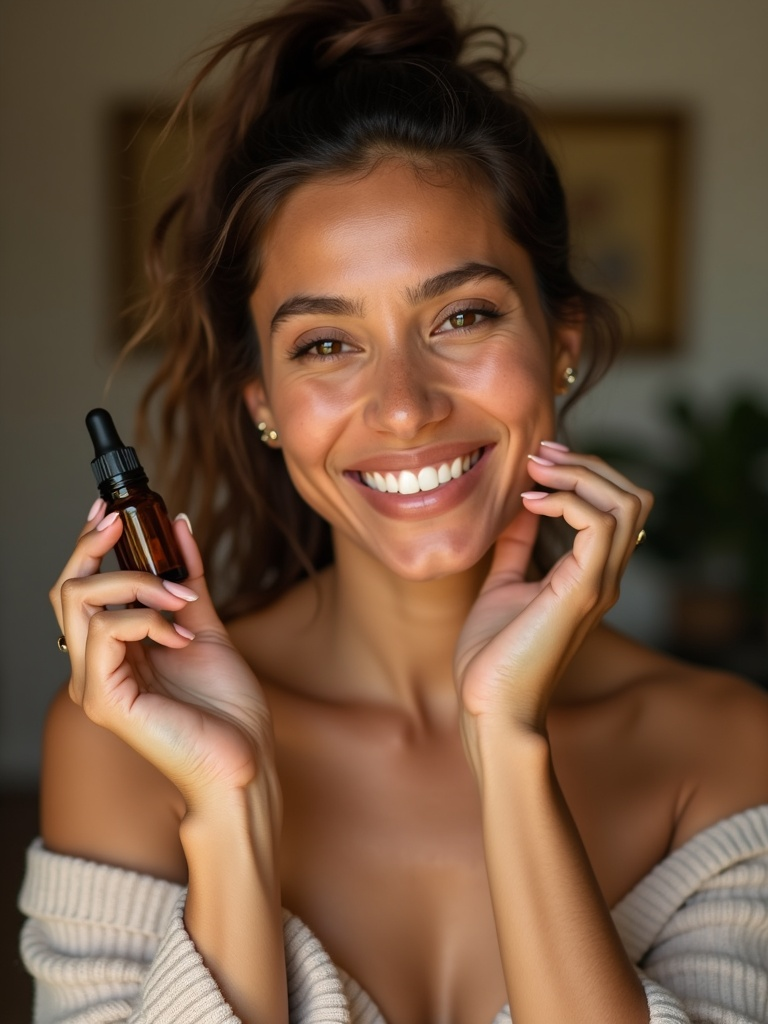
#> input picture generador-imagenes/imagenes-landing-maria/cta-mama-producto-original.jpg, 768 x 1024 px, found by its file name
$ python editar_cta_imagen.py
#> lines starting #> are read from the running program, lines starting #| are printed output that depends on the picture; after the words box and inside, x2 and y2 are one past the last pixel; in counts of white or black regions, pixels touching at a corner belong together
import fal_client, os, urllib.request
from PIL import Image, ImageEnhance, ImageDraw
import numpy as np

os.environ["FAL_KEY"] = "830b04f2-1060-4a2c-8311-13d46cc32163:33a681e53606eb98555d028631b88fb9"

PHOTO_PATH  = r"C:\Users\Usuario\Downloads\terminal nuevo claude code\generador-imagenes\imagenes-landing-maria\cta-mama-producto-original.jpg"
BOTTLE_PATH = r"C:\Users\Usuario\Downloads\serum editado 1.png"
OUT_PATH    = r"C:\Users\Usuario\Downloads\terminal nuevo claude code\generador-imagenes\imagenes-landing-maria\cta-mama-producto.jpg"
TEMP_PHOTO  = r"C:\Users\Usuario\Downloads\terminal nuevo claude code\generador-imagenes\cta_photo_temp.jpg"
MASK_PATH   = r"C:\Users\Usuario\Downloads\terminal nuevo claude code\generador-imagenes\cta_mask.png"
INPAINT_PATH= r"C:\Users\Usuario\Downloads\terminal nuevo claude code\generador-imagenes\cta_inpainted.jpg"
BOTTLE_CLEAN= r"C:\Users\Usuario\Downloads\terminal nuevo claude code\generador-imagenes\bottle_cta.png"

# ── 1. Cargar original con brillo mínimo ──
print("Cargando foto original...")
photo = Image.open(PHOTO_PATH).convert("RGB")
#> photo is the input picture: PIL image 768x1024 RGB; mean R, G, B 110.7, 82, 60.7
photo = ImageEnhance.Brightness(photo).enhance(1.08)
photo = ImageEnhance.Contrast(photo).enhance(1.02)
PW, PH = photo.size
#> PW = 768; PH = 1024
print(f"Foto: {PW}x{PH}")
#| Foto: 768x1024
photo.save(TEMP_PHOTO, "JPEG", quality=95)

# ── 2. Crear máscara sobre el frasco marrón ──
# El frasco marrón con tapa negra está en x:15-105, y:465-725 (imagen 768x1024)
print("Creando máscara sobre el frasco original...")
mask = Image.new("L", (PW, PH), 0)
#> mask: PIL image 768x1024 L; every value is 0
draw = ImageDraw.Draw(mask)
draw.rectangle([12, 460, 108, 730], fill=255)
mask.save(MASK_PATH)
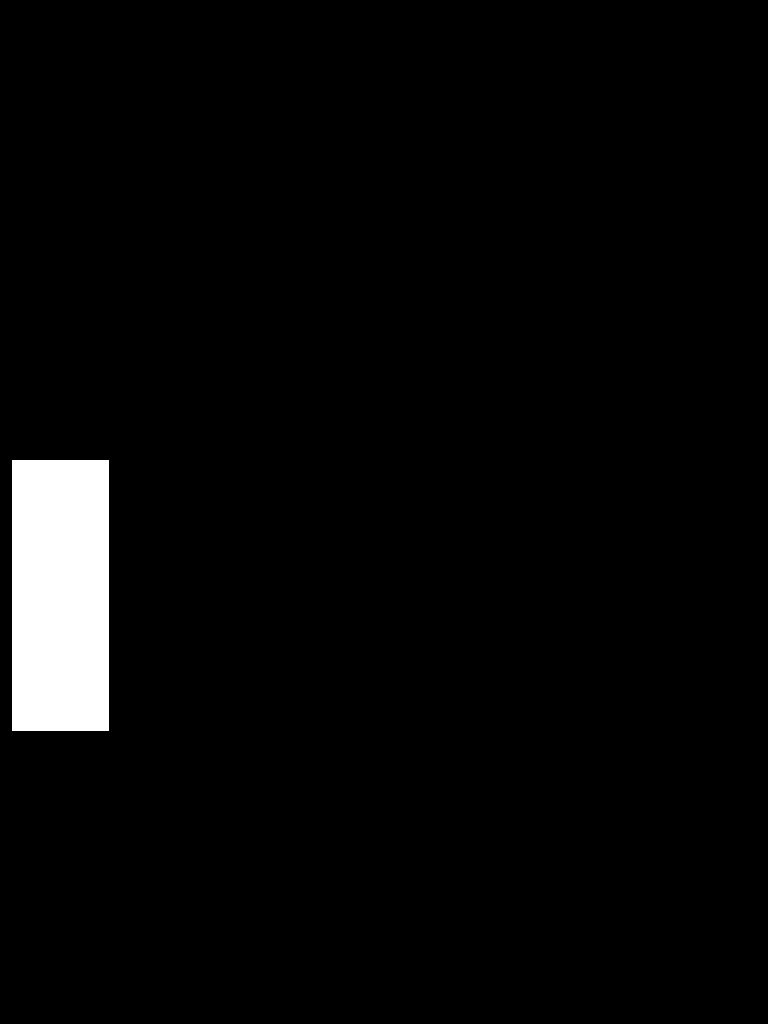
#> saved as cta_mask.png: PIL image 768x1024 L; 3.3% white; 1 white region, box (x1, y1, x2, y2) and area: (12, 460, 109, 731) 26287

# ── 3. Subir foto y máscara, borrar el frasco con inpainting ──
print("Subiendo imágenes...")
#> (the run stopped early here; a loop or call above may not have finished)

$ run again, with generador-imagenes/imagenes-landing-maria/hook-antes-despues.jpg copied over generador-imagenes/imagenes-landing-maria/cta-mama-producto-original.jpg
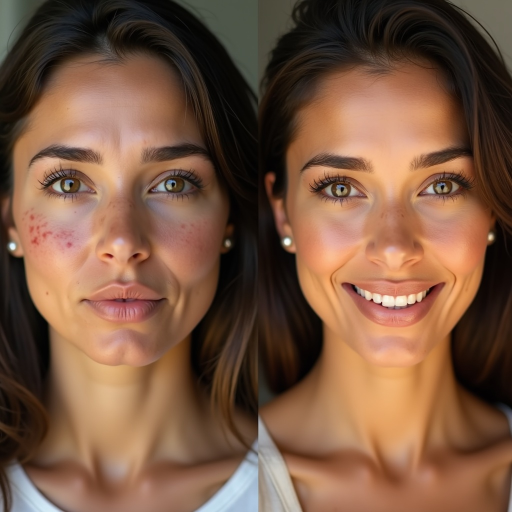
#> input picture generador-imagenes/imagenes-landing-maria/hook-antes-despues.jpg, 1024 x 1024 px, found by its file name (shown at 1/2 size)
#> photo is the input picture: PIL image 1024x1024 RGB; mean R, G, B 121.5, 87.3, 65.9
#| Foto: 1024x1024
#> mask: PIL image 1024x1024 L; every value is 0
#> `mask.save(MASK_PATH)`:
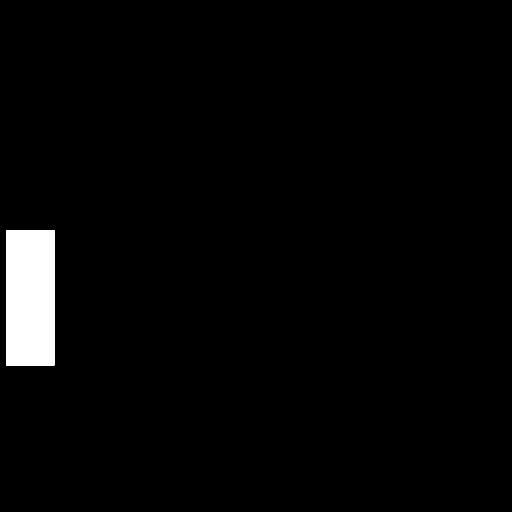
#> saved as cta_mask.png: PIL image 1024x1024 L (shown at 1/2 size); 2.5% white; 1 white region, box (x1, y1, x2, y2) and area: (12, 460, 109, 731) 26287
